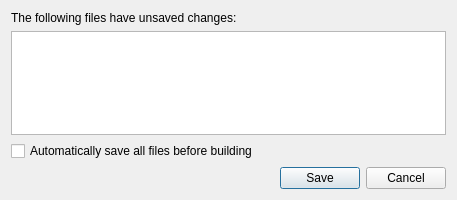
<?xml version="1.0" encoding="UTF-8"?>
<ui version="4.0">
 <class>Core::Internal::SaveItemsDialog</class>
 <widget class="QDialog" name="Core::Internal::SaveItemsDialog">
  <property name="geometry">
   <rect>
    <x>0</x>
    <y>0</y>
    <width>457</width>
    <height>200</height>
   </rect>
  </property>
  <property name="windowTitle">
   <string>Save Changes</string>
  </property>
  <layout class="QVBoxLayout">
   <item>
    <widget class="QLabel" name="msgLabel">
     <property name="text">
      <string>The following files have unsaved changes:</string>
     </property>
    </widget>
   </item>
   <item>
    <widget class="QTreeWidget" name="treeWidget">
     <property name="selectionMode">
      <enum>QAbstractItemView::ExtendedSelection</enum>
     </property>
     <property name="textElideMode">
      <enum>Qt::ElideLeft</enum>
     </property>
     <property name="indentation">
      <number>0</number>
     </property>
     <property name="rootIsDecorated">
      <bool>false</bool>
     </property>
     <property name="uniformRowHeights">
      <bool>true</bool>
     </property>
     <property name="headerHidden">
      <bool>true</bool>
     </property>
     <property name="columnCount">
      <number>2</number>
     </property>
     <column>
      <property name="text">
       <string notr="true">1</string>
      </property>
     </column>
     <column>
      <property name="text">
       <string notr="true">2</string>
      </property>
     </column>
    </widget>
   </item>
   <item>
    <widget class="QCheckBox" name="saveBeforeBuildCheckBox">
     <property name="text">
      <string>Automatically save all files before building</string>
     </property>
    </widget>
   </item>
   <item>
    <widget class="QDialogButtonBox" name="buttonBox">
     <property name="orientation">
      <enum>Qt::Horizontal</enum>
     </property>
     <property name="standardButtons">
      <set>QDialogButtonBox::Cancel|QDialogButtonBox::Save</set>
     </property>
    </widget>
   </item>
  </layout>
 </widget>
 <tabstops>
  <tabstop>treeWidget</tabstop>
 </tabstops>
 <resources/>
 <connections>
  <connection>
   <sender>buttonBox</sender>
   <signal>rejected()</signal>
   <receiver>Core::Internal::SaveItemsDialog</receiver>
   <slot>reject()</slot>
   <hints>
    <hint type="sourcelabel">
     <x>199</x>
     <y>174</y>
    </hint>
    <hint type="destinationlabel">
     <x>199</x>
     <y>99</y>
    </hint>
   </hints>
  </connection>
 </connections>
</ui>
